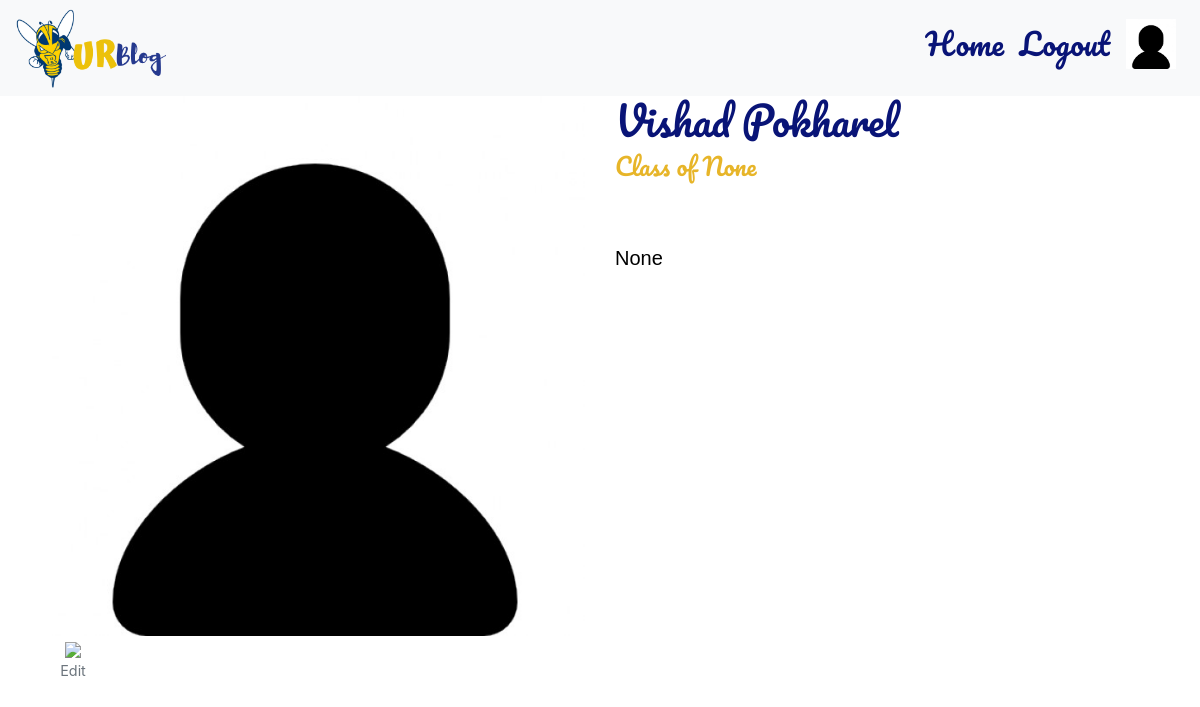
Screenshot of /profile (signed in) with the database file from the repository.
### backend.py (models this page shows)
class User(db.Model, UserMixin):
    __tablename__ = "Users"
    id = db.Column(db.Integer, primary_key=True, autoincrement=True)
    email = db.Column(db.String(120), unique=True, nullable=False)
    username = db.Column(db.String(15), unique=True, nullable = False)
    full_name = db.Column(db.String(128), nullable = False)
    bio = db.Column(db.String(1024))
    class_year = db.Column(db.String(10))
    password = db.Column(db.String(60), nullable=False)
    otp_secret = db.Column(db.Integer, nullable=True)
    picture = db.Column(db.String(20), nullable=False, default='default.jpg')
    posts = db.relationship('Post', backref='author_of_post', lazy=True)
    comments = db.relationship('Comment', backref='author_of_comment', lazy=True)

### backend.py (the view)
@app.route('/profile')
def profile():
    logged_in = checklogin
    return render_template("Profile.html", logged_in=logged_in, current_user=current_user)

### backend.py (called while the page is built)
@login.user_loader
def load_user(id):
    return User.query.get(int(id))

### templates/Profile.html (shortened to what this page needs)
{%  extends "Header.html" %}
{% block content %}
<div class="container">
        <div class = "row">
         <div class="col-md-6 col-sm-12">
             <img class="fit" src="/static/user_pictures/{{current_user.picture}}">
                    <figure class="figure">
                      <a href="http://localhost:5000/account" ><img src="https://img.icons8.com/material-sharp/30/000000/edit.png" hspace="20"> </a>
                           <figcaption class="figure-caption text-center"> Edit</figcaption>
                        </figure>
        </div>
        <div class ="col-md-6 col-sm-12">
        <h1 class ="profile"> {{current_user.full_name}}</h1>
        <h4 class ="profile2">Class of {{current_user.class_year}}</h4>
        <p class = "bio">
            <br>
            {{current_user.bio}}
        </p>
    </div>
</div>
        {% endblock %}

### templates/Header.html (shortened to what this page needs)
<!DOCTYPE html>
<html lang="en">
<head>
	<link rel="stylesheet" href="/static/mero.css">
	<link rel="stylesheet" href="https://stackpath.bootstrapcdn.com/bootstrap/4.3.1/css/bootstrap.min.css">
  <nav class="navbar navbar-light bg-light navbar-expand-md fixed-top">
    <a href="http://localhost:5000/"><img class="logo" src="/static/images/logo.png"></a>
    <div class="collapse navbar-collapse " id="forDisplay">
      <ul class="navbar-nav ml-auto">
        {% if logged_in %}
          <a class="nav-link" href="http://localhost:5000/">Home</a>
          <a class="nav-link" href="http://localhost:5000/logout">Logout</a>
          <a class="nav-link" href="http://localhost:5000/profile"><img class ="logo1" id="nav_img" src="/static/user_pictures/{{current_user.picture}}"></a>
        {% else %}
          <a class="nav-link" href="http://localhost:5000/">Home</a>
          <a class="nav-link" href="http://localhost:5000/login">Login</a>
          <a class="nav-link" href="http://localhost:5000/signup">SignUp</a>
        {% endif %}
      </ul>
    </div>
  </nav>
</head>
<br>
<br>
  {% block content %} {% endblock %}
</body>
<br>
</html>

### static/mero.css (style rules this page uses)
.fit { width: 100%; }
.profile { font-family: 'Pacifico', cursive; display: block; color: rgb(9, 20, 119); }
.profile2 { font-family: 'Pacifico', cursive; color: #e7b529; }
.bio { font-family: 'Muli', sans-serif; font-size: 20px; color: black; }
html, body { height: 80%; font-weight: 100; }
.logo { width: 150px; padding-top: -0x; }
.logo1 { width: 80px; padding-top: -0x; }
.nav-link { padding-top:-100px; }
.navbar { font-family: 'Pacifico', cursive; display: block; font-size: 30px; }
.navbar .navbar-nav a { color: rgb(9, 20, 119) !important; }

### templates/Header.html (style rules this page uses)
#nav_img { height: 50px; width: 50px; position:relative; top:-5px; }

### rows the page displays
User: picture (placeholder picture), full_name "Vishad Pokharel", class_year "None", bio "None"
